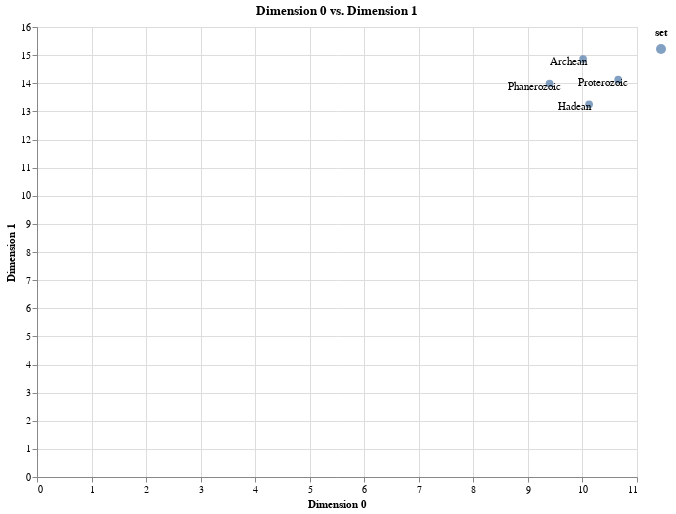
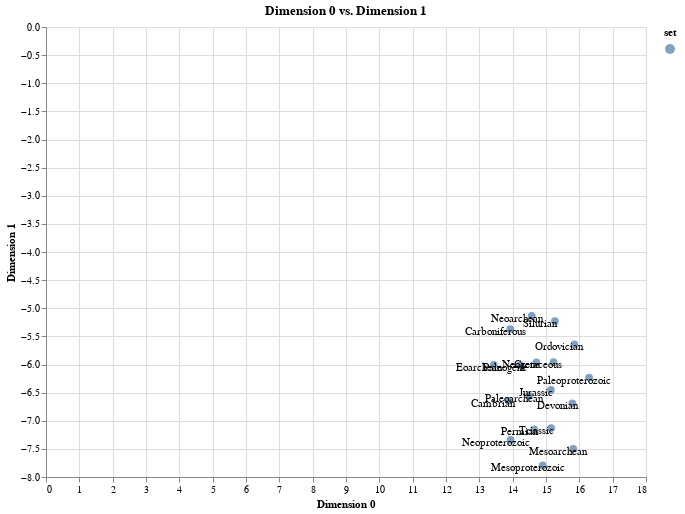
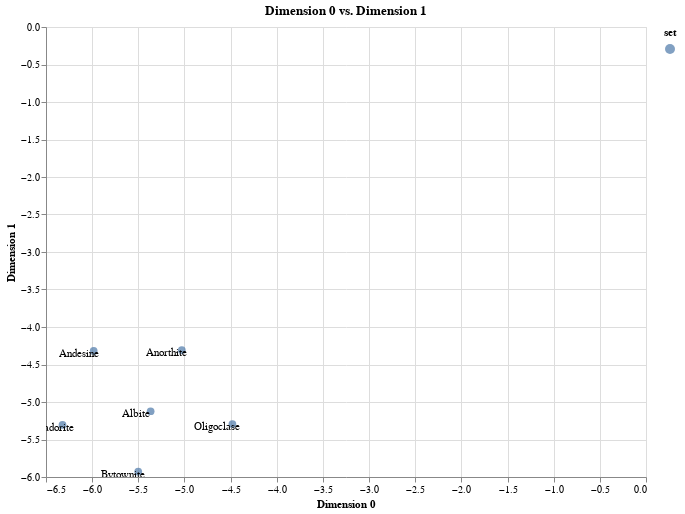
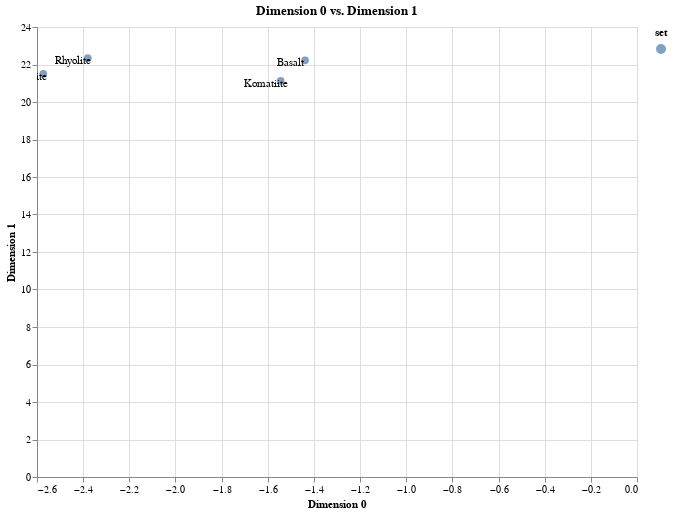

These figures' notebook cell, in order:
### Code cell
import matplotlib.pyplot as plt
from whatlies.transformers import Pca, Umap

for l in relatedness_gradients:
    print(l)
    plt.figure()
    emb = lang[l]    
    try:
        emb_all = emb.transform(Umap(n_neighbors=100, n_components=2))
        chart = emb_all.plot_interactive(color='set').properties(width=600, height=450)
    except Exception as e:
        continue
    
    chart.display()

### Figure 1 — Vega-Lite specification as saved in the notebook (floating-point values rounded to 4 significant figures)
{"config": {"view": {"continuousWidth": 400, "continuousHeight": 300}}, "layer": [{"mark": {"type": "circle", "size": 60}, "encoding": {"color": {"type": "nominal", "field": "set"}, "tooltip": [{"type": "nominal", "field": "name"}, {"type": "nominal", "field": "original"}], "x": {"type": "quantitative", "axis": {"title": "Dimension 0"}, "field": "x_axis"}, "y": {"type": "quantitative", "axis": {"title": "Dimension 1"}, "field": "y_axis"}}, "selection": {"selector001": {"type": "interval", "bind": "scales", "encodings": ["x", "y"]}}, "title": "Dimension 0 vs. Dimension 1"}, {"mark": {"type": "text", "color": "black", "dx": -15, "dy": 3}, "encoding": {"text": {"type": "nominal", "field": "original"}, "x": {"type": "quantitative", "field": "x_axis"}, "y": {"type": "quantitative", "field": "y_axis"}}}], "data": {"name": "data-ae8b070c94c50955d6fbeadf7e098a2b"}, "height": 450, "width": 600, "$schema": "https://vega.github.io/schema/vega-lite/v4.8.1.json", "datasets": {"data-ae8b070c94c50955d6fbeadf7e098a2b": [{"x_axis": 10.12, "y_axis": 13.25, "name": "Hadean", "original": "Hadean", "set": ""}, {"x_axis": 10.01, "y_axis": 14.86, "name": "Archean", "original": "Archean", "set": ""}, {"x_axis": 10.66, "y_axis": 14.13, "name": "Proterozoic", "original": "Proterozoic", "set": ""}, {"x_axis": 9.397, "y_axis": 13.99, "name": "Phanerozoic", "original": "Phanerozoic", "set": ""}]}}

### Figure 2 — Vega-Lite specification as saved in the notebook (floating-point values rounded to 4 significant figures)
{"config": {"view": {"continuousWidth": 400, "continuousHeight": 300}}, "layer": [{"mark": {"type": "circle", "size": 60}, "encoding": {"color": {"type": "nominal", "field": "set"}, "tooltip": [{"type": "nominal", "field": "name"}, {"type": "nominal", "field": "original"}], "x": {"type": "quantitative", "axis": {"title": "Dimension 0"}, "field": "x_axis"}, "y": {"type": "quantitative", "axis": {"title": "Dimension 1"}, "field": "y_axis"}}, "selection": {"selector002": {"type": "interval", "bind": "scales", "encodings": ["x", "y"]}}, "title": "Dimension 0 vs. Dimension 1"}, {"mark": {"type": "text", "color": "black", "dx": -15, "dy": 3}, "encoding": {"text": {"type": "nominal", "field": "original"}, "x": {"type": "quantitative", "field": "x_axis"}, "y": {"type": "quantitative", "field": "y_axis"}}}], "data": {"name": "data-bc67e617a65a12b97bef57ff1e8e627b"}, "height": 450, "width": 600, "$schema": "https://vega.github.io/schema/vega-lite/v4.8.1.json", "datasets": {"data-bc67e617a65a12b97bef57ff1e8e627b": [{"x_axis": 13.43, "y_axis": -6.008, "name": "Eoarchean", "original": "Eoarchean", "set": ""}, {"x_axis": 14.49, "y_axis": -6.557, "name": "Paleoarchean", "original": "Paleoarchean", "set": ""}, {"x_axis": 15.82, "y_axis": -7.5, "name": "Mesoarchean", "original": "Mesoarchean", "set": ""}, {"x_axis": 14.57, "y_axis": -5.135, "name": "Neoarchean", "original": "Neoarchean", "set": ""}, {"x_axis": 16.29, "y_axis": -6.231, "name": "Paleoproterozoic", "original": "Paleoproterozoic", "set": ""}, {"x_axis": 14.9, "y_axis": -7.794, "name": "Mesoproterozoic", "original": "Mesoproterozoic", "set": ""}, {"x_axis": 13.94, "y_axis": -7.342, "name": "Neoproterozoic", "original": "Neoproterozoic", "set": ""}, {"x_axis": 13.87, "y_axis": -6.646, "name": "Cambrian", "original": "Cambrian", "set": ""}, {"x_axis": 15.85, "y_axis": -5.643, "name": "Ordovician", "original": "Ordovician", "set": ""}, {"x_axis": 15.27, "y_axis": -5.228, "name": "Silurian", "original": "Silurian", "set": ""}, {"x_axis": 15.79, "y_axis": -6.69, "name": "Devonian", "original": "Devonian", "set": ""}, {"x_axis": 13.93, "y_axis": -5.37, "name": "Carboniferous", "original": "Carboniferous", "set": ""}, {"x_axis": 14.65, "y_axis": -7.156, "name": "Permian", "original": "Permian", "set": ""}, {"x_axis": 15.15, "y_axis": -7.13, "name": "Triassic", "original": "Triassic", "set": ""}, {"x_axis": 15.15, "y_axis": -6.451, "name": "Jurassic", "original": "Jurassic", "set": ""}, {"x_axis": 15.22, "y_axis": -5.959, "name": "Cretaceous", "original": "Cretaceous", "set": ""}, {"x_axis": 14.23, "y_axis": -6.012, "name": "Paleogene", "original": "Paleogene", "set": ""}, {"x_axis": 14.71, "y_axis": -5.961, "name": "Neogene", "original": "Neogene", "set": ""}]}}

### Figure 3 — Vega-Lite specification as saved in the notebook (floating-point values rounded to 4 significant figures)
{"config": {"view": {"continuousWidth": 400, "continuousHeight": 300}}, "layer": [{"mark": {"type": "circle", "size": 60}, "encoding": {"color": {"type": "nominal", "field": "set"}, "tooltip": [{"type": "nominal", "field": "name"}, {"type": "nominal", "field": "original"}], "x": {"type": "quantitative", "axis": {"title": "Dimension 0"}, "field": "x_axis"}, "y": {"type": "quantitative", "axis": {"title": "Dimension 1"}, "field": "y_axis"}}, "selection": {"selector003": {"type": "interval", "bind": "scales", "encodings": ["x", "y"]}}, "title": "Dimension 0 vs. Dimension 1"}, {"mark": {"type": "text", "color": "black", "dx": -15, "dy": 3}, "encoding": {"text": {"type": "nominal", "field": "original"}, "x": {"type": "quantitative", "field": "x_axis"}, "y": {"type": "quantitative", "field": "y_axis"}}}], "data": {"name": "data-7b446fb283d1cb57647d099c2e4535dc"}, "height": 450, "width": 600, "$schema": "https://vega.github.io/schema/vega-lite/v4.8.1.json", "datasets": {"data-7b446fb283d1cb57647d099c2e4535dc": [{"x_axis": -5.367, "y_axis": -5.123, "name": "Albite", "original": "Albite", "set": ""}, {"x_axis": -4.481, "y_axis": -5.293, "name": "Oligoclase", "original": "Oligoclase", "set": ""}, {"x_axis": -5.984, "y_axis": -4.319, "name": "Andesine", "original": "Andesine", "set": ""}, {"x_axis": -6.321, "y_axis": -5.306, "name": "Labradorite", "original": "Labradorite", "set": ""}, {"x_axis": -5.501, "y_axis": -5.928, "name": "Bytownite", "original": "Bytownite", "set": ""}, {"x_axis": -5.029, "y_axis": -4.308, "name": "Anorthite", "original": "Anorthite", "set": ""}]}}

### Figure 4 — Vega-Lite specification as saved in the notebook (floating-point values rounded to 4 significant figures)
{"config": {"view": {"continuousWidth": 400, "continuousHeight": 300}}, "layer": [{"mark": {"type": "circle", "size": 60}, "encoding": {"color": {"type": "nominal", "field": "set"}, "tooltip": [{"type": "nominal", "field": "name"}, {"type": "nominal", "field": "original"}], "x": {"type": "quantitative", "axis": {"title": "Dimension 0"}, "field": "x_axis"}, "y": {"type": "quantitative", "axis": {"title": "Dimension 1"}, "field": "y_axis"}}, "selection": {"selector004": {"type": "interval", "bind": "scales", "encodings": ["x", "y"]}}, "title": "Dimension 0 vs. Dimension 1"}, {"mark": {"type": "text", "color": "black", "dx": -15, "dy": 3}, "encoding": {"text": {"type": "nominal", "field": "original"}, "x": {"type": "quantitative", "field": "x_axis"}, "y": {"type": "quantitative", "field": "y_axis"}}}], "data": {"name": "data-5e942752b1aa7b2e2441083fc4801ccb"}, "height": 450, "width": 600, "$schema": "https://vega.github.io/schema/vega-lite/v4.8.1.json", "datasets": {"data-5e942752b1aa7b2e2441083fc4801ccb": [{"x_axis": -1.544, "y_axis": 21.13, "name": "Komatiite", "original": "Komatiite", "set": ""}, {"x_axis": -1.439, "y_axis": 22.22, "name": "Basalt", "original": "Basalt", "set": ""}, {"x_axis": -2.573, "y_axis": 21.5, "name": "Andesite", "original": "Andesite", "set": ""}, {"x_axis": -2.38, "y_axis": 22.34, "name": "Rhyolite", "original": "Rhyolite", "set": ""}]}}
